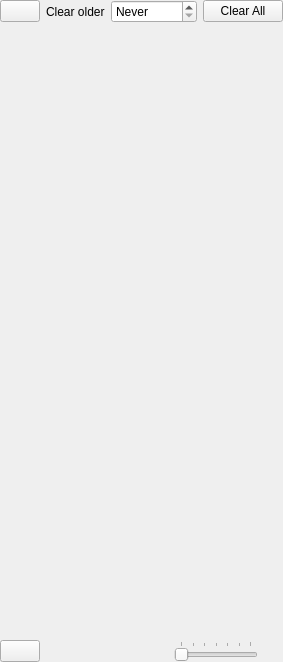
<?xml version="1.0" encoding="UTF-8"?>
<ui version="4.0">
 <class>BandmapWidget</class>
 <widget class="QWidget" name="BandmapWidget">
  <property name="geometry">
   <rect>
    <x>0</x>
    <y>0</y>
    <width>283</width>
    <height>662</height>
   </rect>
  </property>
  <property name="minimumSize">
   <size>
    <width>250</width>
    <height>0</height>
   </size>
  </property>
  <property name="windowTitle">
   <string>Form</string>
  </property>
  <layout class="QVBoxLayout" name="verticalLayout">
   <property name="leftMargin">
    <number>0</number>
   </property>
   <property name="topMargin">
    <number>0</number>
   </property>
   <property name="rightMargin">
    <number>0</number>
   </property>
   <property name="bottomMargin">
    <number>0</number>
   </property>
   <item>
    <widget class="QWidget" name="bottomRow" native="true">
     <layout class="QHBoxLayout" name="bottomRow2">
      <property name="leftMargin">
       <number>0</number>
      </property>
      <property name="topMargin">
       <number>0</number>
      </property>
      <property name="rightMargin">
       <number>0</number>
      </property>
      <property name="bottomMargin">
       <number>0</number>
      </property>
      <item>
       <widget class="QPushButton" name="newBandmapButton">
        <property name="toolTip">
         <string>Create an additional Bandmap Window</string>
        </property>
        <property name="text">
         <string notr="true"/>
        </property>
        <property name="icon">
         <iconset theme="new-window"/>
        </property>
       </widget>
      </item>
      <item>
       <spacer name="horizontalSpacer">
        <property name="orientation">
         <enum>Qt::Orientation::Horizontal</enum>
        </property>
        <property name="sizeHint" stdset="0">
         <size>
          <width>40</width>
          <height>20</height>
         </size>
        </property>
       </spacer>
      </item>
      <item>
       <widget class="QLabel" name="clearSpotOlderLabel">
        <property name="text">
         <string>Clear older</string>
        </property>
       </widget>
      </item>
      <item>
       <widget class="QSpinBox" name="clearSpotOlderSpin">
        <property name="sizePolicy">
         <sizepolicy hsizetype="Minimum" vsizetype="Fixed">
          <horstretch>0</horstretch>
          <verstretch>0</verstretch>
         </sizepolicy>
        </property>
        <property name="focusPolicy">
         <enum>Qt::FocusPolicy::ClickFocus</enum>
        </property>
        <property name="toolTip">
         <string/>
        </property>
        <property name="specialValueText">
         <string>Never</string>
        </property>
        <property name="suffix">
         <string> min(s)</string>
        </property>
        <property name="maximum">
         <number>9999</number>
        </property>
       </widget>
      </item>
      <item>
       <widget class="QPushButton" name="clearAllButton">
        <property name="focusPolicy">
         <enum>Qt::FocusPolicy::ClickFocus</enum>
        </property>
        <property name="text">
         <string>Clear All</string>
        </property>
       </widget>
      </item>
     </layout>
    </widget>
   </item>
   <item>
    <widget class="QScrollArea" name="scrollArea">
     <property name="focusPolicy">
      <enum>Qt::FocusPolicy::ClickFocus</enum>
     </property>
     <property name="frameShape">
      <enum>QFrame::Shape::NoFrame</enum>
     </property>
     <property name="frameShadow">
      <enum>QFrame::Shadow::Plain</enum>
     </property>
     <property name="midLineWidth">
      <number>-3</number>
     </property>
     <property name="widgetResizable">
      <bool>true</bool>
     </property>
     <widget class="QWidget" name="scrollAreaWidgetContents">
      <property name="geometry">
       <rect>
        <x>0</x>
        <y>0</y>
        <width>283</width>
        <height>591</height>
       </rect>
      </property>
      <property name="sizePolicy">
       <sizepolicy hsizetype="Minimum" vsizetype="Minimum">
        <horstretch>0</horstretch>
        <verstretch>0</verstretch>
       </sizepolicy>
      </property>
      <layout class="QVBoxLayout" name="verticalLayout_2">
       <property name="spacing">
        <number>0</number>
       </property>
       <property name="leftMargin">
        <number>0</number>
       </property>
       <property name="topMargin">
        <number>0</number>
       </property>
       <property name="rightMargin">
        <number>0</number>
       </property>
       <property name="bottomMargin">
        <number>0</number>
       </property>
       <item>
        <widget class="QGraphicsView" name="graphicsView">
         <property name="sizePolicy">
          <sizepolicy hsizetype="Minimum" vsizetype="Minimum">
           <horstretch>0</horstretch>
           <verstretch>0</verstretch>
          </sizepolicy>
         </property>
         <property name="focusPolicy">
          <enum>Qt::FocusPolicy::ClickFocus</enum>
         </property>
         <property name="contextMenuPolicy">
          <enum>Qt::ContextMenuPolicy::CustomContextMenu</enum>
         </property>
         <property name="styleSheet">
          <string notr="true">QWidget{background: transparent}</string>
         </property>
         <property name="frameShape">
          <enum>QFrame::Shape::NoFrame</enum>
         </property>
         <property name="verticalScrollBarPolicy">
          <enum>Qt::ScrollBarPolicy::ScrollBarAsNeeded</enum>
         </property>
         <property name="horizontalScrollBarPolicy">
          <enum>Qt::ScrollBarPolicy::ScrollBarAsNeeded</enum>
         </property>
         <property name="sizeAdjustPolicy">
          <enum>QAbstractScrollArea::SizeAdjustPolicy::AdjustIgnored</enum>
         </property>
        </widget>
       </item>
      </layout>
     </widget>
    </widget>
   </item>
   <item>
    <layout class="QHBoxLayout" name="horizontalLayout">
     <item>
      <widget class="QPushButton" name="clearBandButton">
       <property name="focusPolicy">
        <enum>Qt::FocusPolicy::ClickFocus</enum>
       </property>
       <property name="toolTip">
        <string>Clear the current band</string>
       </property>
       <property name="text">
        <string/>
       </property>
       <property name="icon">
        <iconset theme="clear-button"/>
       </property>
       <property name="iconSize">
        <size>
         <width>24</width>
         <height>24</height>
        </size>
       </property>
      </widget>
     </item>
     <item>
      <spacer name="horizontalSpacer_4">
       <property name="orientation">
        <enum>Qt::Orientation::Horizontal</enum>
       </property>
       <property name="sizeHint" stdset="0">
        <size>
         <width>40</width>
         <height>20</height>
        </size>
       </property>
      </spacer>
     </item>
     <item>
      <widget class="QSlider" name="zoomSlider">
       <property name="sizePolicy">
        <sizepolicy hsizetype="Maximum" vsizetype="Fixed">
         <horstretch>0</horstretch>
         <verstretch>0</verstretch>
        </sizepolicy>
       </property>
       <property name="focusPolicy">
        <enum>Qt::FocusPolicy::ClickFocus</enum>
       </property>
       <property name="toolTip">
        <string>Zoom Level</string>
       </property>
       <property name="minimum">
        <number>0</number>
       </property>
       <property name="maximum">
        <number>6</number>
       </property>
       <property name="pageStep">
        <number>1</number>
       </property>
       <property name="orientation">
        <enum>Qt::Orientation::Horizontal</enum>
       </property>
       <property name="invertedAppearance">
        <bool>false</bool>
       </property>
       <property name="invertedControls">
        <bool>false</bool>
       </property>
       <property name="tickPosition">
        <enum>QSlider::TickPosition::TicksAbove</enum>
       </property>
      </widget>
     </item>
     <item>
      <widget class="QToolButton" name="toolButton">
       <property name="enabled">
        <bool>false</bool>
       </property>
       <property name="focusPolicy">
        <enum>Qt::FocusPolicy::NoFocus</enum>
       </property>
       <property name="toolTip">
        <string notr="true"/>
       </property>
       <property name="styleSheet">
        <string notr="true">border:0;</string>
       </property>
       <property name="text">
        <string/>
       </property>
       <property name="icon">
        <iconset theme="zoom_in"/>
       </property>
      </widget>
     </item>
    </layout>
   </item>
  </layout>
 </widget>
 <resources/>
 <connections>
  <connection>
   <sender>graphicsView</sender>
   <signal>customContextMenuRequested(QPoint)</signal>
   <receiver>BandmapWidget</receiver>
   <slot>showContextMenu(QPoint)</slot>
   <hints>
    <hint type="sourcelabel">
     <x>225</x>
     <y>297</y>
    </hint>
    <hint type="destinationlabel">
     <x>225</x>
     <y>330</y>
    </hint>
   </hints>
  </connection>
  <connection>
   <sender>clearAllButton</sender>
   <signal>clicked()</signal>
   <receiver>BandmapWidget</receiver>
   <slot>clearSpots()</slot>
   <hints>
    <hint type="sourcelabel">
     <x>149</x>
     <y>617</y>
    </hint>
    <hint type="destinationlabel">
     <x>155</x>
     <y>281</y>
    </hint>
   </hints>
  </connection>
  <connection>
   <sender>newBandmapButton</sender>
   <signal>clicked()</signal>
   <receiver>BandmapWidget</receiver>
   <slot>clickNewBandmapWindow()</slot>
   <hints>
    <hint type="sourcelabel">
     <x>426</x>
     <y>638</y>
    </hint>
    <hint type="destinationlabel">
     <x>225</x>
     <y>330</y>
    </hint>
   </hints>
  </connection>
  <connection>
   <sender>zoomSlider</sender>
   <signal>valueChanged(int)</signal>
   <receiver>BandmapWidget</receiver>
   <slot>setZoom(int)</slot>
   <hints>
    <hint type="sourcelabel">
     <x>377</x>
     <y>612</y>
    </hint>
    <hint type="destinationlabel">
     <x>225</x>
     <y>330</y>
    </hint>
   </hints>
  </connection>
  <connection>
   <sender>clearBandButton</sender>
   <signal>clicked()</signal>
   <receiver>BandmapWidget</receiver>
   <slot>clearWidgetBand()</slot>
   <hints>
    <hint type="sourcelabel">
     <x>14</x>
     <y>613</y>
    </hint>
    <hint type="destinationlabel">
     <x>225</x>
     <y>330</y>
    </hint>
   </hints>
  </connection>
  <connection>
   <sender>clearSpotOlderSpin</sender>
   <signal>valueChanged(int)</signal>
   <receiver>BandmapWidget</receiver>
   <slot>spotAgingChanged(int)</slot>
   <hints>
    <hint type="sourcelabel">
     <x>309</x>
     <y>13</y>
    </hint>
    <hint type="destinationlabel">
     <x>225</x>
     <y>330</y>
    </hint>
   </hints>
  </connection>
 </connections>
 <slots>
  <slot>clearSpots()</slot>
  <slot>spotAgingChanged(int)</slot>
  <slot>showContextMenu(QPoint)</slot>
  <slot>clickNewBandmapWindow()</slot>
  <slot>setZoom(int)</slot>
  <slot>clearWidgetBand()</slot>
 </slots>
</ui>
